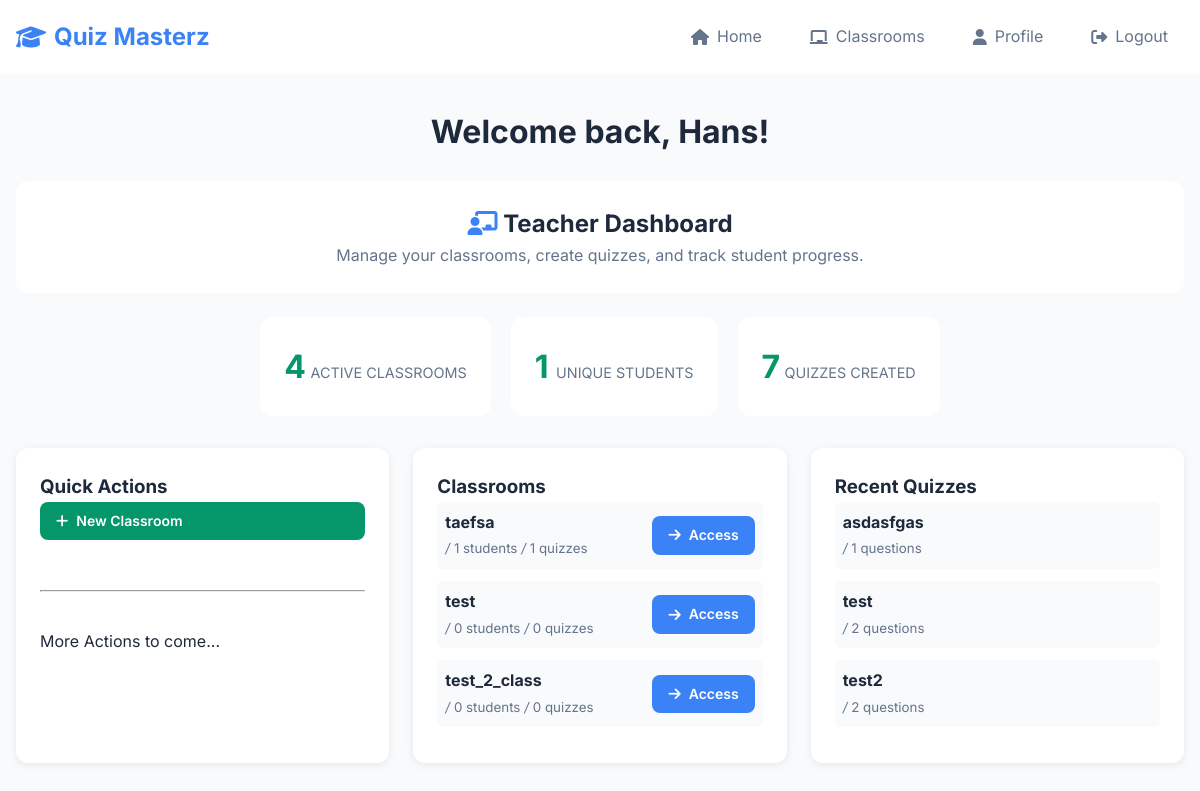
Page / (signed in) on the earlier database version.
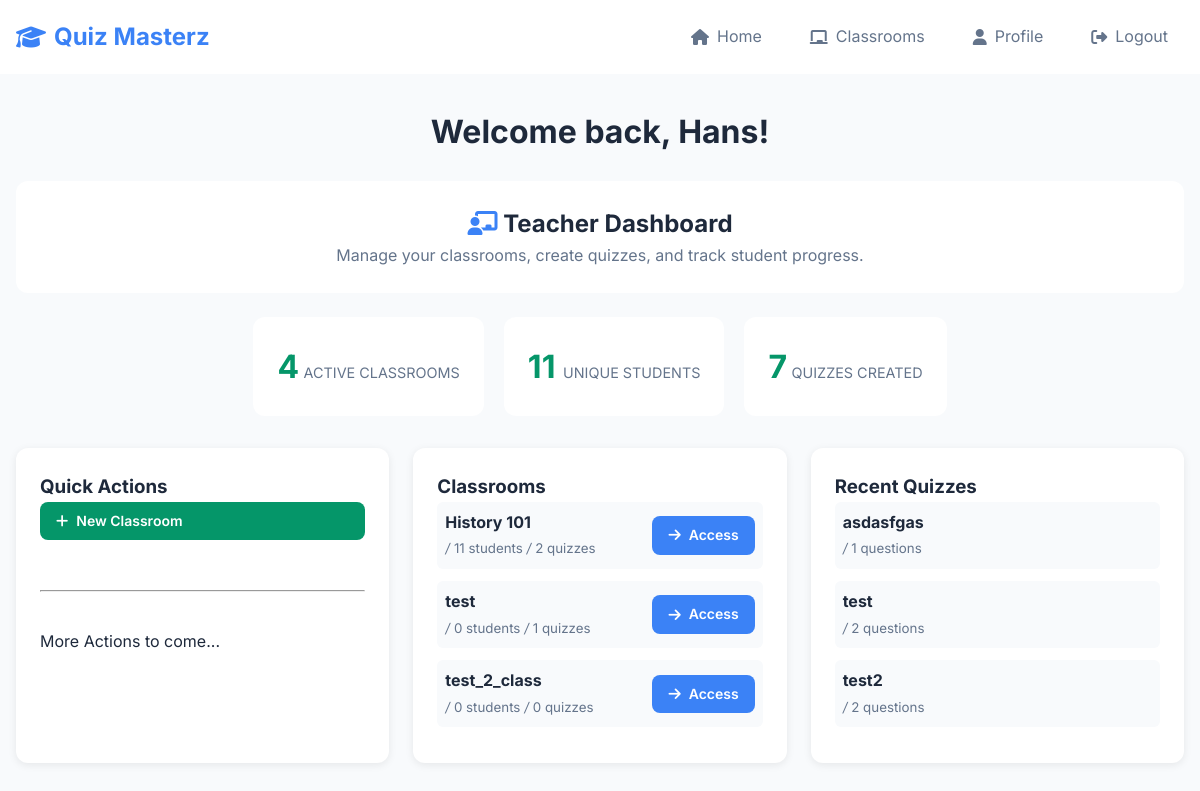
Same page on the later database version.
### website/models.py (models this page shows, shortened)
class User(db.Model, UserMixin):
    id = db.Column(db.Integer, primary_key=True)
    email = db.Column(db.String(150), unique=True)
    password = db.Column(db.String(150))
    first_name = db.Column(db.String(150))
    role = db.Column(db.String(50))
    learning_points = db.Column(db.Integer, default=0)
    classrooms_created = db.relationship('Classroom', foreign_keys='[Classroom.teacher_id]', backref='teacher', lazy=True)
    joined_classrooms = db.relationship('Classroom', secondary=classroom_members,
                                        backref=db.backref('students', lazy='dynamic'),
                                        lazy='dynamic')
    quiz_attempts = db.relationship('StudentQuizAttempt', backref='student', lazy='dynamic')

class Classroom(db.Model):
    id = db.Column(db.Integer, primary_key=True)
    name = db.Column(db.String(100), nullable=False)
    teacher_id = db.Column(db.Integer, db.ForeignKey('user.id'), nullable=False)
    join_code = db.Column(db.String(8), unique=True, nullable=False)
    quizzes = db.relationship('Quiz', secondary=classroom_quizzes,
                              backref=db.backref('classrooms_assigned_to', lazy='dynamic'),
                              lazy='dynamic')
    quiz_attempts = db.relationship('StudentQuizAttempt', backref='classroom', lazy='dynamic')

class Quiz(db.Model):
    id = db.Column(db.Integer, primary_key=True)
    name = db.Column(db.String(150), nullable=False)
    teacher_id = db.Column(db.Integer, db.ForeignKey('user.id'), nullable=False)
    is_published = db.Column(db.Boolean, default=False, nullable=False)
    questions = db.relationship('Question', backref='quiz', lazy='dynamic', cascade="all, delete-orphan")
    teacher = db.relationship('User', backref=db.backref('created_quizzes', lazy='dynamic'))

### website/views.py (the view, shortened to what this page needs)
@views.route('/')
@login_required
def home():
    available_quizzes = []
    return render_template("home.html", user=current_user, available_quizzes=available_quizzes)

### website/__init__.py (called while the page is built)
def create_app():
    app = Flask(__name__)
    app.config['SECRET_KEY'] = 'hjshjhdjah kjshkjdhjs'
    app.config['SQLALCHEMY_DATABASE_URI'] = f'sqlite:///{DB_NAME}'
    db.init_app(app)
    from .views import views
    from .auth import auth
    app.register_blueprint(views, url_prefix='/')
    app.register_blueprint(auth, url_prefix='/')
    with app.app_context():
        db.create_all()
    from .models import User, Classroom, Quiz, Question, Answer, StudentQuizAttempt
    login_manager = LoginManager()
    login_manager.login_view = 'auth.login'
    login_manager.init_app(app)
    @login_manager.user_loader
    def load_user(id):
        return User.query.get(int(id))
    return app

### website/templates/home.html (shortened to what this page needs)
{% extends "base.html" %}
{% block content %}
<div class="container">
    <div class="text-center mb-4">
        <h1>Welcome back, {{ user.first_name }}!</h1>
    </div>
    {% if user.role == 'teacher' %}
        <div class="row mb-4">
            <div class="col-12">
                <div class="card">
                    <div class="card-body text-center">
                        <h2><i class="fas fa-chalkboard-teacher text-primary"></i> Teacher Dashboard</h2>
                        <p class="text-muted mb-0">Manage your classrooms, create quizzes, and track student progress.</p>
                    </div>
                </div>
            </div>
        </div>
        <div class="stats-container">
            <div class="stat-card">
                <span class="stat-number">{{ user.classrooms_created|length }}</span>
                <span class="stat-label">Active Classrooms</span>
            </div>
            <div class="stat-card">
                <span class="stat-number">
                    {% set unique_students = [] %}
                    {% for classroom in user.classrooms_created %}
                        {% for student in classroom.students %}
                            {% if student.id not in unique_students %}
                                {% set _ = unique_students.append(student.id) %}
                            {% endif %}
                        {% endfor %}
                    {% endfor %}
                    {{ unique_students|length }}
                </span>
                <span class="stat-label">Unique Students</span>
            </div>
            <div class="stat-card">
                <span class="stat-number">{{ user.created_quizzes.count() }}</span>
                <span class="stat-label">Quizzes Created</span>
            </div>
        </div>
        <div class="dashboard-grid">
            <div class="dashboard-card">
                <h3> Quick Actions</h3>
                <div class="quick-actions">
                    <a href="{{ url_for('views.create_classroom') }}" class="btn btn-success btn-sm">
                        <i class="fas fa-plus"></i> New Classroom</a>
                        <br>
                        <hr>
                        <br>
                </div> More Actions to come...
            </div>
            {% if user.classrooms_created|length > 0 %}
            <div class="dashboard-card">
                <h3> Classrooms</h3>
                {% for classroom in user.classrooms_created[:3] %}
                    <div class="classroom-info-box d-flex justify-content-between align-items-center">
                        <div>
                            <strong>{{ classroom.name }}</strong>
                            <br>
                            <small class="classroom-meta">
                                <i>/</i> {{ classroom.students.count() }} students
                                <i>/</i> {{ classroom.quizzes.count() }} quizzes
                            </small>
                        </div>
                        <div>
                            <a href="{{ url_for('views.edit_classroom', classroom_id=classroom.id) }}" class="btn btn-sm btn-primary">
                                <i class="fas fa-arrow-right"></i> Access
                            </a>
                        </div>
                    </div>
                {% endfor %}
            </div>
            {% endif %}
            {% if user.created_quizzes.count() > 0 %}
            <div class="dashboard-card">
                <h3> Recent Quizzes</h3>
                {% for quiz in user.created_quizzes[:3] %}
                    <div class="classroom-info-box">
                        <strong>{{ quiz.name }}</strong>
                        <br>
                        <small class="classroom-meta">
                            <i >/</i> {{ quiz.questions.count() }} questions
                        </small>
                    </div>
                {% endfor %}
            </div>
            {% endif %}
        </div>    {% endif %}
</div>
{% endblock %}

### website/templates/base.html (shortened to what this page needs)
<!DOCTYPE html>
<html lang="en">
<head>
    <link rel="stylesheet" type="text/css" href="{{ url_for('static', filename='css/style.css') }}">
    <link rel="stylesheet" href="https://cdnjs.cloudflare.com/ajax/libs/font-awesome/6.4.0/css/all.min.css">
</head>
<body>
    <nav class="navbar">
        <div class="nav-container">
            <a href="/" class="nav-brand">
                <i class="fas fa-graduation-cap"></i> Quiz Masterz
            </a>
            <div class="nav-links">
                {% if user.is_authenticated %}
                    <a href="/" class="nav-link">
                        <i class="fas fa-home"></i> Home
                    </a>                    {% if user.role == 'teacher' %}
                        <a href="{{ url_for('views.teacher_classrooms') }}" class="nav-link">
                            <i class="fas fa-chalkboard"></i> Classrooms
                        </a>                    {% endif %}
                    <a href="/profile" class="nav-link">
                        <i class="fas fa-user"></i> Profile
                    </a>
                    <a href="/logout" class="nav-link">
                        <i class="fas fa-sign-out-alt"></i> Logout
                    </a>
                {% endif %}
            </div>
        </div>
    </nav>
    <main>
        {% block content %}
        {% endblock %}
    </main>
</body>
</html>

### website/static/css/style.css (style rules this page uses)
:root { --primary: #3b82f6; --secondary: #64748b; --success: #059669; --warning: #f59e0b; --danger: #dc2626; --bg: #f8fafc; --surface: #fff; --text: #1e293b; --text-muted: #64748b; --border: #e2e8f0; --text-secondary: #64748b; --border-color: #e2e8f0; --primary-color: #3b82f6; }
* { margin: 0; padding: 0; box-sizing: border-box; }
body { font-family: Inter, sans-serif; line-height: 1.6; color: var(--text); background: var(--bg); }
.container { max-width: 1200px; margin: 0 auto; padding: 0 1rem; }
.navbar { background: var(--surface); top: 0; z-index: 100; }
.nav-container { display: flex; justify-content: space-between; align-items: center; padding: 1rem; max-width: 1200px; margin: 0 auto; }
.nav-brand { font-size: 1.5rem; font-weight: 700; color: var(--primary); text-decoration: none; display: flex; align-items: center; gap: 0.5rem; }
.nav-links { display: flex; gap: 1rem; align-items: center; }
.nav-link { color: var(--text-muted); text-decoration: none; padding: 0.5rem 1rem; border-radius: 8px; transition: all 0.2s; display: flex; align-items: center; gap: 0.5rem; }
main { min-height: calc(100vh - 80px); padding: 2rem 0; }
.btn { display: inline-flex; align-items: center; gap: 0.5rem; padding: 0.75rem 1.5rem; border: none; border-radius: 8px; font-weight: 600; text-decoration: none; cursor: pointer; transition: all 0.2s; }
.btn-primary { background: var(--primary); color: white; }
.btn-success { background: var(--success); color: white; }
.btn-sm { padding: 0.5rem 1rem; font-size: 0.875rem; }
.card { background: var(--surface); border-radius: 12px; overflow: hidden; }
.card-body { padding: 1.5rem; }
.text-primary { color: var(--primary); }
.text-muted { color: var(--text-muted); }
.text-center { text-align: center; }
.d-flex { display: flex; }
.justify-content-between { justify-content: space-between; }
.align-items-center { align-items: center; }
.mb-4 { margin-bottom: 1.5rem; }
.mb-0 { margin-bottom: 0; }
.row { display: flex; flex-wrap: wrap; margin: 0 -0.5rem; }
.col-12 { flex: 0 0 100%; padding: 0 0.5rem; }
.stat-card { background: white; padding: 1.5rem; border-radius: 12px; text-align: center; }
.dashboard-grid { display: grid; grid-template-columns: repeat(auto-fit, minmax(300px, 1fr)); gap: 1.5rem; margin-top: 2rem; }
.dashboard-card { background: white; padding: 1.5rem; border-radius: 12px; box-shadow: 0 2px 8px rgba(0,0,0,0.08); }
.quick-actions { display: flex; flex-direction: column; gap: 0.75rem; }
.classroom-info-box { margin-bottom: 0.75rem; padding: 0.5rem; background: var(--bg); border-radius: 6px; }
.classroom-meta { color: var(--text-muted); }
.stats-container { display: flex; justify-content: center; gap: 20px; margin: 1.5rem 0; flex-wrap: wrap; }
.stat-number { font-size: 2rem; font-weight: 700; color: var(--success); margin: 0; }
.stat-label { font-size: 0.9rem; color: var(--text-muted); margin: 0.5rem 0 0 0; text-transform: uppercase; }

Differences in the rows shown:
changed Classroom: name "taefsa" → "History 101"; students.count "1" → "11"; quizzes.count "1" → "2"
computed for Classroom "test": quizzes.count "0" → "1"
Other differences:
{{ unique_students|length }}: "1" → "11"
